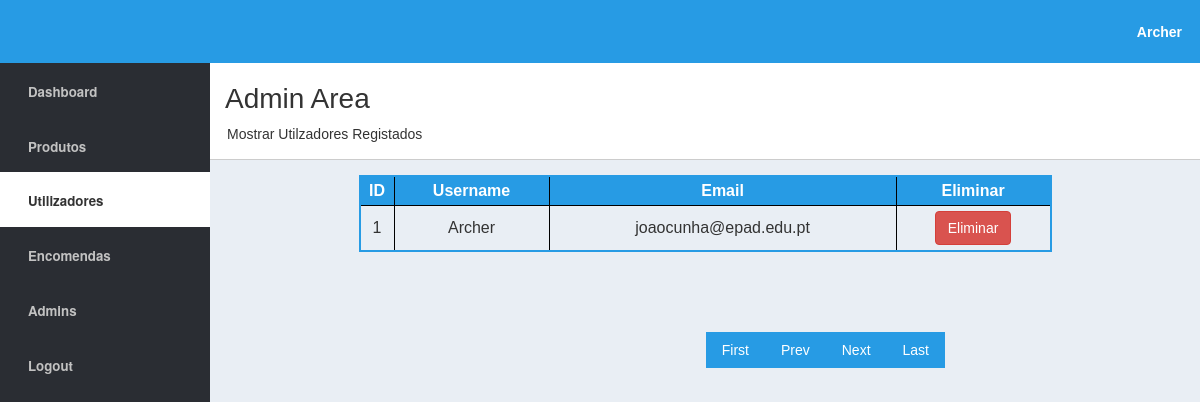
/BackOffice/utilizadores.php (signed in), run on the app's committed database.
### tables this page shows
CREATE TABLE IF NOT EXISTS `users` (
  `id` int(11) NOT NULL AUTO_INCREMENT,
  `username` varchar(20) NOT NULL,
  `email` varchar(255) NOT NULL,
  `password` varchar(100) NOT NULL,
  `fullname` varchar(255) DEFAULT NULL,
  `phone` varchar(10) DEFAULT NULL,
  `morada` varchar(255) DEFAULT NULL,
  `pais` varchar(255) DEFAULT NULL,
  `cidade` varchar(255) DEFAULT NULL,
  `codigopostal` varchar(255) DEFAULT NULL,
  PRIMARY KEY (`id`)
);

### BackOffice/utilizadores.php (the view, shortened to what this page needs)
<?php
if (isset($_GET['pageno'])) {
    $pageno = $_GET['pageno'];
} else {
    $pageno = 1;
}
$no_of_records_per_page = 15;
$offset = ($pageno - 1) * $no_of_records_per_page;
?>
<html lang="en">
<head>
    <link rel="stylesheet" type="text/css" href="css/dashboard.css">
    <link rel="stylesheet" type="text/css" href="css/bootstrap.min.css">
</head>
<body>
    <section id="sidebar">
        <div class="white-label"></div>
        <div id="sidebar-nav">
            <ul>
                <li>
                    <a href="dashboard.php"><i class="fa fa-dashboard"></i> Dashboard</a>
                </li>
                <li>
                    <a href="produtos.php"><i class="fa fa-desktop"></i> Produtos</a>
                </li>
                <li class="active">
                    <a href="utilizadores.php"><i class="fa fa-usd"></i> Utilizadores</a>
                </li>
                <li>
                    <a href="encomendas.php"><i class="fa fa-pencil-square-o"></i> Encomendas</a>
                </li>
                <li>
                    <a href="admins.php"><i class="fa fa-sitemap"></i>Admins</a>
                </li>
                <li>
                    <a href="logout.php"><i class="fa fa-line-chart"></i> Logout</a>
                </li>
            </ul>
        </div>
    </section>
    <section id="content">
        <div id="header">
            <div class="header-nav">
                <div class="menu-button">
                </div>
                <div class="nav">
                    <ul>
                        <li class="nav-profile">
                            <div class="nav-profile-name">
                                <b><?php echo $_SESSION["admin"]; ?></b><i class="fa fa-caret-down"></i>
                            </div>
                        </li>
                    </ul>
                </div>
            </div>
        </div>
        <div class="content">
            <div class="content-header">
                <h1>Admin Area</h1>
                <p>Mostrar Utilzadores Registados</p>
            </div>
            <?php
            $conn = mysqli_connect("localhost", "root", "mysql", "lojagg");
            $total_pages_sql = "SELECT COUNT(*) FROM produtos";
            $resultset = mysqli_query($conn, $total_pages_sql);
            $total_rows = mysqli_fetch_array($resultset)[0];
            $total_pages = ceil($total_rows / $no_of_records_per_page);
            $sql = "SELECT id, username, email FROM users LIMIT $offset, $no_of_records_per_page";
            $result = mysqli_query($conn, $sql);
            if (mysqli_num_rows($result) > 0) {
                echo "<div id='container'><table class='normal'> <thead> <tr> <th>ID</th> <th>Username</th> <th>Email</th>  <th>Eliminar</th> </tr> </thead> <tbody>";
                while ($utilizadores = mysqli_fetch_assoc($result)) {
                    echo "<tr> <td>" . $utilizadores["id"] . "</td> <td>" . $utilizadores["username"] . " </td> <td> " . $utilizadores["email"] . " <td><a class='btn btn-danger' href = eliminar_utilizador.php?id=" . $utilizadores["id"] . " onClick=\"return confirm('Are you sure you want to delete??');\">Eliminar</a></td> </tr>";
                }
                echo "</tbody> </table> </div>";
            } else {
                echo "No Results";
            }
            ?>
            <br><br><br><br>
            <div style="float:right; margin-right:255px;" class="pagination">
                <a href="?pageno=1">First</a>
                <a class="<?php if ($pageno <= 1) {
                                echo 'disabled';
                            } ?>" href="<?php if ($pageno <= 1) {
                                                                                    echo '#';
                                                                                } else {
                                                                                    echo "?pageno=" . ($pageno - 1);
                                                                                } ?>">Prev</a>
                <a class="<?php if ($pageno >= $total_pages) {
                                echo 'disabled';
                            } ?>" href="<?php if ($pageno >= $total_pages) {
                                                                                                echo '#';
                                                                                            } else {
                                                                                                echo "?pageno=" . ($pageno + 1);
                                                                                            } ?>">Next</a>
                <a href="?pageno=<?php echo $total_pages; ?>">Last</a>
            </div>
        </div>
    </section>
</body>
</html>

### BackOffice/css/dashboard.css (style rules this page uses)
html, body { font-family: "Open Sans", sans-serif; height: 100% ; position: relative; }
body { background: #ffffff; height: 100% ; position: relative; }
ul { list-style: none !important; margin: 0 !important; padding: 0 !important; }
a { text-decoration: none; }
#header { float: left !important; width: 100% !important; background: #ffffff; position: relative !important; }
.white-label { box-sizing: content-box !important; float: left !important; background: #279be4; max-width: 210px !important; padding: 10px !important; min-height: 43px !important; width: 100% !important; max-height: 43px !important; }
.header-nav { min-height: 63px !important; -webkit-box-sizing: border-box !important; -moz-box-sizing: border-box !important; box-sizing: border-box !important; background: #279be4 !important; }
.menu-button { float: left !important; font-size: 29px !important; color: #fff; padding: 12px 19px !important; }
.nav ul { height: 64px !important; float: right !important; }
.nav ul li { float: left !important; position: relative !important; padding: 11px !important; }
.nav > ul > li:first-child { border-left: none !important; }
.nav-profile { background: #279be4; }
.nav-profile-name { float: right !important; margin: 11px 7px 8px 14px !important; color: #fff; }
#sidebar { overflow: hidden !important; width: 210px !important; height: 100% ; float: left !important; background: #2a2d33; }
#sidebar-nav { width: 106% !important; height: 100% !important; padding: 0 !important; background: #2a2d33; border-right: 1px solid #e0e0e0 !important; overflow-y: scroll; }
#sidebar-nav ul li a { color: #c2c2c2; font-size: 0.95em; padding: 15px 20px !important; float: left !important; width: 100% !important; font-weight: 600; -webkit-box-sizing: border-box !important; -moz-box-sizing: border-box !important; box-sizing: border-box !important ; }
#sidebar-nav ul li:hover a, #sidebar-nav ul li:hover a i, #sidebar-nav li.active a, #sidebar-nav li.active a i { color: #333; }
#sidebar-nav ul li.active a { background: #fff; color: #333; }
#sidebar-nav ul li.active a i { background: #fff; }
#sidebar-nav i { padding-right: 8px !important; font-size: 1.3em ; color: #60636b !important; width: 25px !important; text-align: center !important; }
#content { float: left !important; width: calc(100% - 210px) !important; height: 100% !important; word-wrap: break-word; background: #ffffff; font-family: Raleway, sans-serif; }
.content { float: left !important; background: #e9eef4 !important; width: 100% !important; height: calc(100% - 64px) !important; -webkit-box-sizing: border-box !important; -moz-box-sizing: border-box !important; box-sizing: border-box !important; }
.content-header { background: #fff !important; float: left !important; width: 100% !important; margin-bottom: 15px !important; padding: 15px !important; -webkit-box-sizing: border-box !important; -moz-box-sizing: border-box !important; box-sizing: border-box !important; border-bottom: 1px solid #ccc !important; }
.content-header h1 { margin: 0 !important; font-weight: normal !important; padding-bottom: 5px !important; }
.content-header p { margin: 0 !important; padding-left: 2px !important; }
table, th, td { border: 1px solid black !important; }

### data on the page
users: id "1", username "Archer", email "joaocunha@epad.edu.pt"

### other printed values
$_SESSION["admin"] "Archer"
